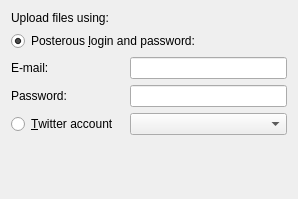
<?xml version="1.0" encoding="UTF-8"?>
<ui version="4.0">
 <class>PosterousPrefsBase</class>
 <widget class="QWidget" name="PosterousPrefsBase">
  <property name="geometry">
   <rect>
    <x>0</x>
    <y>0</y>
    <width>298</width>
    <height>199</height>
   </rect>
  </property>
  <layout class="QGridLayout" name="gridLayout">
   <item row="6" column="0" colspan="3">
    <spacer name="verticalSpacer">
     <property name="orientation">
      <enum>Qt::Vertical</enum>
     </property>
     <property name="sizeHint" stdset="0">
      <size>
       <width>20</width>
       <height>40</height>
      </size>
     </property>
    </spacer>
   </item>
   <item row="4" column="2">
    <widget class="QComboBox" name="cfg_accountsList">
     <property name="minimumSize">
      <size>
       <width>150</width>
       <height>0</height>
      </size>
     </property>
    </widget>
   </item>
   <item row="4" column="0">
    <widget class="QRadioButton" name="cfg_oauth">
     <property name="text">
      <string>&amp;Twitter account</string>
     </property>
    </widget>
   </item>
   <item row="1" column="0" colspan="3">
    <widget class="QRadioButton" name="cfg_basic">
     <property name="text">
      <string>Posterous &amp;login and password:</string>
     </property>
     <property name="checked">
      <bool>true</bool>
     </property>
    </widget>
   </item>
   <item row="0" column="0" colspan="3">
    <widget class="QLabel" name="label">
     <property name="text">
      <string>Upload files using:</string>
     </property>
    </widget>
   </item>
   <item row="2" column="0">
    <widget class="QLabel" name="label_2">
     <property name="text">
      <string>E-mail:</string>
     </property>
    </widget>
   </item>
   <item row="2" column="2">
    <widget class="QLineEdit" name="cfg_login"/>
   </item>
   <item row="3" column="0">
    <widget class="QLabel" name="label_3">
     <property name="text">
      <string>Password:</string>
     </property>
    </widget>
   </item>
   <item row="3" column="2">
    <widget class="QLineEdit" name="cfg_password">
     <property name="echoMode">
      <enum>QLineEdit::Password</enum>
     </property>
    </widget>
   </item>
  </layout>
 </widget>
 <resources/>
 <connections/>
</ui>
